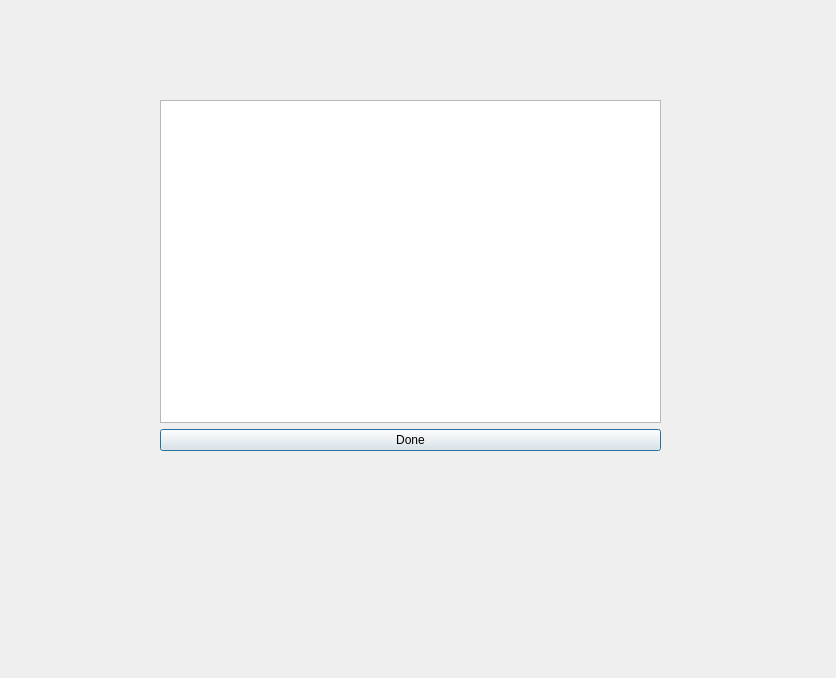
<?xml version="1.0" encoding="UTF-8"?>
<ui version="4.0">
 <class>instructorcourses</class>
 <widget class="QDialog" name="instructorcourses">
  <property name="geometry">
   <rect>
    <x>0</x>
    <y>0</y>
    <width>836</width>
    <height>678</height>
   </rect>
  </property>
  <property name="windowTitle">
   <string>Dialog</string>
  </property>
  <widget class="QWidget" name="">
   <property name="geometry">
    <rect>
     <x>160</x>
     <y>100</y>
     <width>501</width>
     <height>351</height>
    </rect>
   </property>
   <layout class="QGridLayout" name="gridLayout">
    <item row="0" column="0">
     <widget class="QTableWidget" name="tableWidget"/>
    </item>
    <item row="1" column="0">
     <widget class="QPushButton" name="Done">
      <property name="text">
       <string>Done</string>
      </property>
     </widget>
    </item>
   </layout>
  </widget>
 </widget>
 <resources/>
 <connections/>
</ui>
